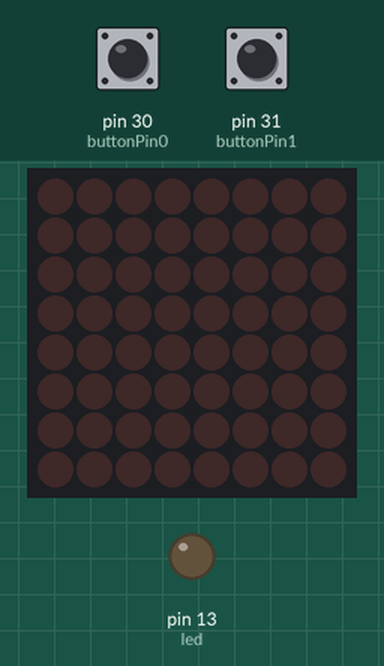
This sketch was run on a simulated Teensy 4. On the bench: 8×8 LED matrix, output pins drawn as LEDs (lit = HIGH). The inputs (shaded band) are chosen by the test bench; at power-on: pin 30 (buttonPin0) HIGH, pin 31 (buttonPin1) HIGH.

Above: at 1.2 s.
1.3 s: pin 30 (buttonPin0) pulled LOW for 0.15 s
At 1.63 s:
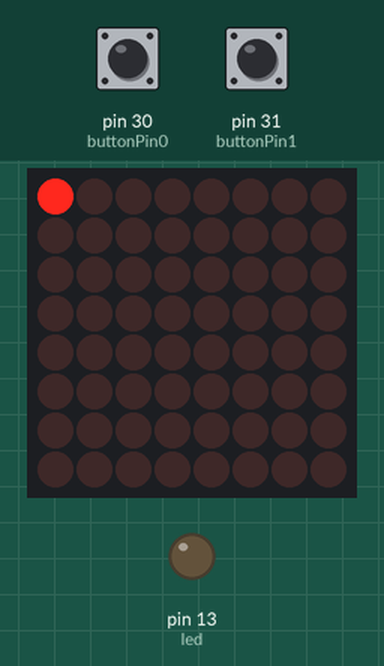
2.0 s: pin 31 (buttonPin1) pulled LOW for 0.15 s
At 2.9 s:
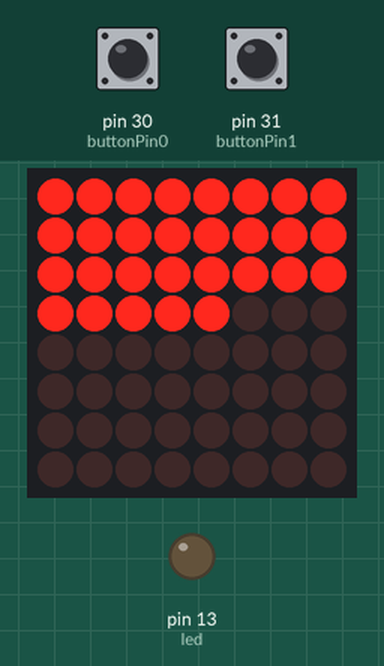
3.6 s: pin 31 (buttonPin1) pulled LOW for 1 s
At 4.7 s:
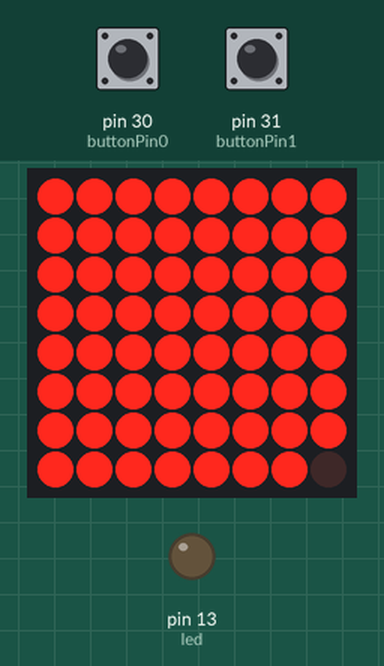
6.1 s: pin 30 (buttonPin0) pulled LOW for 1 s
At 8.1 s:
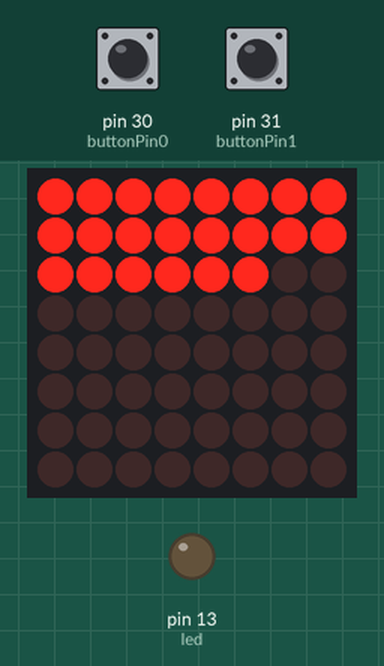
8.6 s: pin 31 (buttonPin1) pulled LOW for 3.2 s
At 8.78 s:
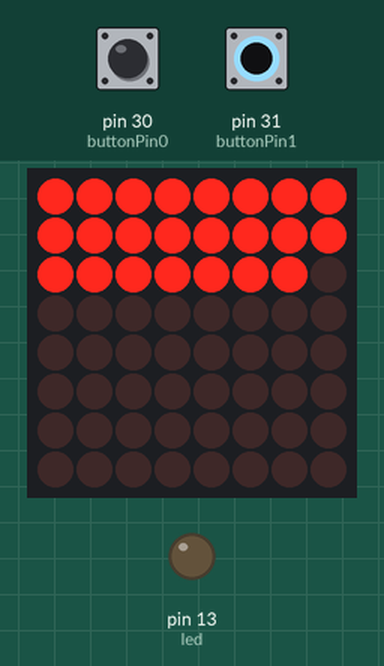
13.3 s: pin 30 (buttonPin0) pulled LOW for 0.15 s
At 13.8 s:
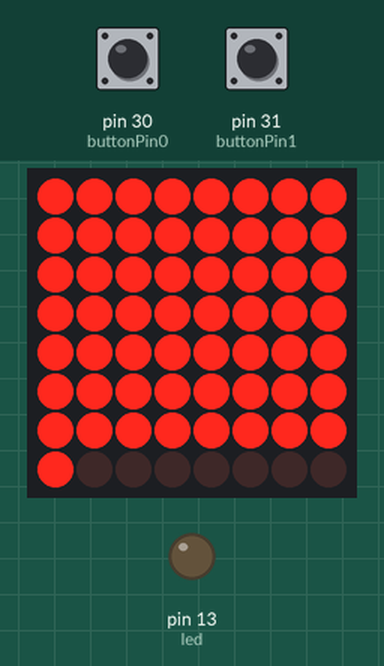
Timing chart, 0 to 15.9 s (numbered marks = the images above; inputs shaded):
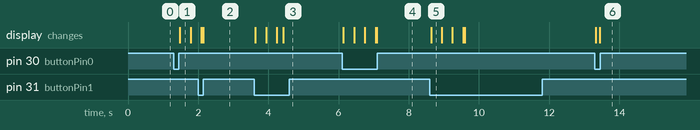

Measured:
- after the input at 1.3 s, the display: changes after 0.18 s (image 1)
- after the input at 2.0 s, the display: first differs from a run without the input after 0.15 s (image 2)
- after the input at 3.6 s, the display: first changes at once (image 3 shows a later state)
- after the input at 6.1 s, the display: first changes at once (image 4 shows a later state)
- after the input at 8.6 s, the display: changes at once (image 5)
- after the input at 13.3 s, the display: first changes at once (image 6 shows a later state)

The sketch:

test_cc.ino
```cpp
#include <Bounce.h>
#include <Wire.h>
#include <Adafruit_GFX.h>
#include "Adafruit_LEDBackpack.h"


#define MIDI_CHAN 1
#define MIDI_CC 5
#define DEBOUNCE_MS 5

int led = 13;
int buttonPin0 = 30;
int buttonPin1 = 31;

Bounce button0 = Bounce(buttonPin0, DEBOUNCE_MS);
Bounce button1 = Bounce(buttonPin1, DEBOUNCE_MS);

bool b0held = false;
bool b1held = false;

uint8_t cc = 0;

Adafruit_8x8matrix matrix = Adafruit_8x8matrix();

void update_matrix();
void set_pixel(uint8_t idx);
void myControlChange(byte channel, byte control, byte value) {
  Serial.print(channel, DEC);
  Serial.print(" ");
  Serial.print(control, DEC);
  Serial.print(" ");
  Serial.println(value, DEC);
  if(channel == MIDI_CHAN && control == MIDI_CC) {
    cc = value;
    update_matrix();
  }
}

void setup() {
//  Serial.begin(9600);/;
  pinMode(led, OUTPUT);
  pinMode(buttonPin0, INPUT_PULLUP);
  pinMode(buttonPin1, INPUT_PULLUP);

  matrix.begin(0x70);
  matrix.setBrightness(1);
  matrix.clear();
//  matrix.drawPixel(0,0, LED_ON);
//  matrix.drawPixel(7,0, LED_ON);
//  matrix.drawPixel(0,7, LED_ON);
  usbMIDI.setHandleControlChange(myControlChange);
  update_matrix();
}

void loop() {
  if(button0.update()) {
    b0held = button0.risingEdge() ? true : false;
//    cc += 16;
//    if(cc > 127) {cc = 127;}
//    usbMIDI.sendControlChange(MIDI_CC, cc, MIDI_CHAN);
  }
  if(button1.update()) {
    b1held = button1.risingEdge() ? true : false;
//    cc -= 16;/
//    if(cc > 127)/ {cc = 0;}
//    usbMIDI.sendCon/trolChange(MIDI_CC, cc, MIDI_CHAN);
  }
  if(b0held ^ b1held) {
    if(b0held) { cc = cc < 127 ? cc + 1 : 127 ;}
    else { cc = cc > 0 ? cc - 1 : 0; }
    usbMIDI.sendControlChange(MIDI_CC, cc, MIDI_CHAN);
    update_matrix();
  }
  delay(10);
  while (usbMIDI.read()) {
    // ignore incoming messages
  }
}

void update_matrix() {
  matrix.clear();
  for(uint8_t i=0; i < (cc >> 1); i++) {
//    matrix.drawPixel(i >> 3, i & 7, LED_ON)/;
     set_pixel(i);
  }
  matrix.writeDisplay();
}

void set_pixel(uint8_t idx) {
  if(idx < 64) {
    matrix.drawPixel(idx % 8, idx / 8, LED_ON);
  }
}
```
